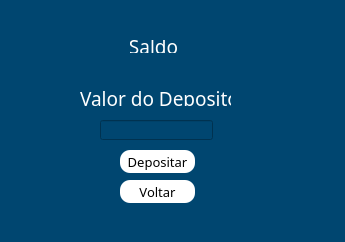
<?xml version="1.0" encoding="UTF-8"?>
<ui version="4.0">
 <class>Deposito</class>
 <widget class="QWidget" name="Deposito">
  <property name="geometry">
   <rect>
    <x>0</x>
    <y>0</y>
    <width>345</width>
    <height>242</height>
   </rect>
  </property>
  <property name="windowTitle">
   <string>Form</string>
  </property>
  <property name="styleSheet">
   <string notr="true">background-color: rgb(0, 70, 112);</string>
  </property>
  <widget class="QLineEdit" name="valor_lineEdit">
   <property name="geometry">
    <rect>
     <x>100</x>
     <y>120</y>
     <width>113</width>
     <height>20</height>
    </rect>
   </property>
   <property name="font">
    <font>
     <family>Berlin Sans FB</family>
     <pointsize>10</pointsize>
    </font>
   </property>
   <property name="styleSheet">
    <string notr="true">color: rgb(255, 255, 255);</string>
   </property>
   <property name="alignment">
    <set>Qt::AlignCenter</set>
   </property>
  </widget>
  <widget class="QLineEdit" name="saldo_lineEdit">
   <property name="enabled">
    <bool>true</bool>
   </property>
   <property name="geometry">
    <rect>
     <x>110</x>
     <y>60</y>
     <width>91</width>
     <height>20</height>
    </rect>
   </property>
   <property name="font">
    <font>
     <family>Berlin Sans FB</family>
     <pointsize>10</pointsize>
    </font>
   </property>
   <property name="styleSheet">
    <string notr="true">color: rgb(255, 255, 255);</string>
   </property>
   <property name="text">
    <string/>
   </property>
   <property name="frame">
    <bool>false</bool>
   </property>
   <property name="alignment">
    <set>Qt::AlignCenter</set>
   </property>
  </widget>
  <widget class="QLabel" name="label">
   <property name="geometry">
    <rect>
     <x>130</x>
     <y>40</y>
     <width>47</width>
     <height>13</height>
    </rect>
   </property>
   <property name="font">
    <font>
     <family>Berlin Sans FB</family>
     <pointsize>14</pointsize>
    </font>
   </property>
   <property name="styleSheet">
    <string notr="true">color: rgb(255, 255, 255);</string>
   </property>
   <property name="text">
    <string>Saldo</string>
   </property>
   <property name="alignment">
    <set>Qt::AlignCenter</set>
   </property>
  </widget>
  <widget class="QLabel" name="label_2">
   <property name="geometry">
    <rect>
     <x>80</x>
     <y>90</y>
     <width>151</width>
     <height>16</height>
    </rect>
   </property>
   <property name="font">
    <font>
     <family>Berlin Sans FB</family>
     <pointsize>14</pointsize>
    </font>
   </property>
   <property name="styleSheet">
    <string notr="true">color: rgb(255, 255, 255);</string>
   </property>
   <property name="text">
    <string>Valor do Deposito</string>
   </property>
  </widget>
  <widget class="QPushButton" name="depositar_Button">
   <property name="geometry">
    <rect>
     <x>120</x>
     <y>150</y>
     <width>75</width>
     <height>23</height>
    </rect>
   </property>
   <property name="font">
    <font>
     <family>Berlin Sans FB</family>
     <pointsize>10</pointsize>
    </font>
   </property>
   <property name="cursor">
    <cursorShape>PointingHandCursor</cursorShape>
   </property>
   <property name="styleSheet">
    <string notr="true">QPushButton{

	color: rgb(0, 0, 0);
	background-color: rgb(255, 255, 255);
	border-radius:10px

}

QPushButton:hover{

	color: rgb(255, 255, 255);
	background-color: rgb(0, 0, 0);
}</string>
   </property>
   <property name="text">
    <string>Depositar</string>
   </property>
  </widget>
  <widget class="QPushButton" name="voltar_Button">
   <property name="geometry">
    <rect>
     <x>120</x>
     <y>180</y>
     <width>75</width>
     <height>23</height>
    </rect>
   </property>
   <property name="font">
    <font>
     <family>Berlin Sans FB</family>
     <pointsize>10</pointsize>
    </font>
   </property>
   <property name="cursor">
    <cursorShape>PointingHandCursor</cursorShape>
   </property>
   <property name="styleSheet">
    <string notr="true">QPushButton{

	color: rgb(0, 0, 0);
	background-color: rgb(255, 255, 255);
	border-radius:10px

}

QPushButton:hover{

	color: rgb(255, 255, 255);
	background-color: rgb(0, 0, 0);
}</string>
   </property>
   <property name="text">
    <string>Voltar</string>
   </property>
  </widget>
 </widget>
 <resources/>
 <connections/>
</ui>
